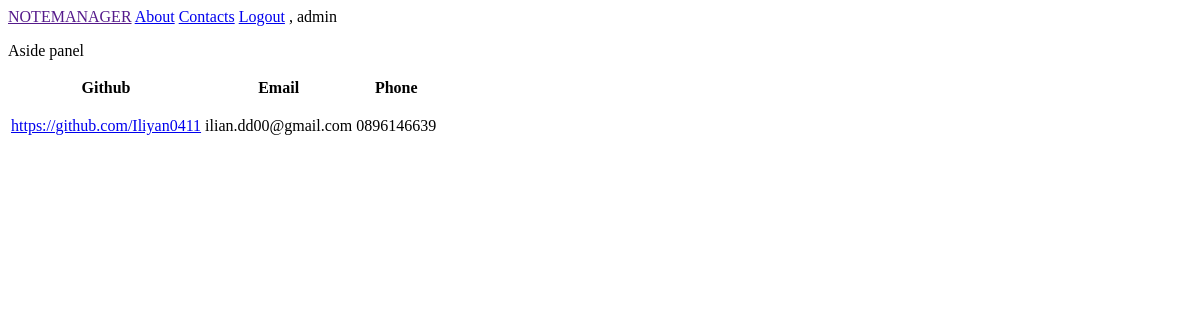
The app's page /home/6/ (signed in), older data.
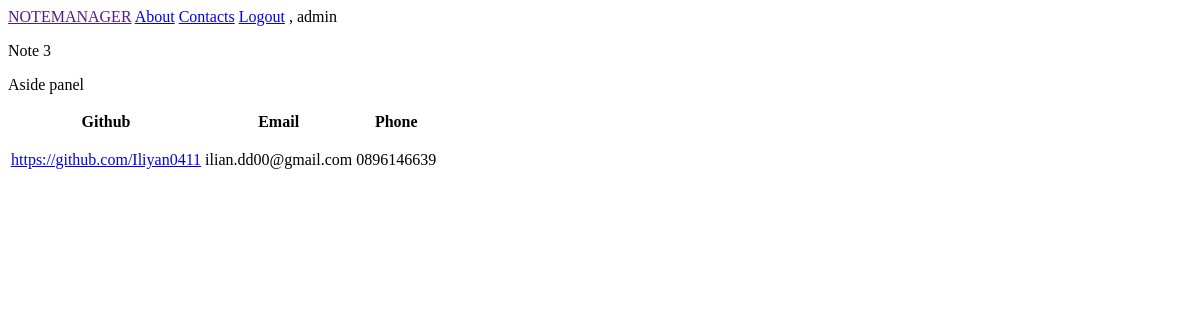
The same page, newer data.
### Notes/models.py (models this page shows, shortened)
class Note(models.Model):
    title = models.CharField(verbose_name="Title", max_length=100, default="Empty title")
    content = models.TextField(verbose_name="Content")
    owner = models.ForeignKey(User, verbose_name="Owner", on_delete=models.CASCADE)

### Notes/views.py (the view)
# urls.py: path('home/<str:uid>/', home, name="home"),
@login_required(login_url='user_login')
def home(request, uid):
    all_notes = Note.objects.filter(owner=uid)
    context = {"username": request.user.username, "all_notes": all_notes}
    return render(request, 'home.html', context)

### templates/home.html (shortened to what this page needs)
{% extends "base.html" %}
{% block content %}
    <div>
        {% for note in all_notes %}
            <p>{{ note.title }}</p>
        {% endfor %}
    </div>
{% endblock %}
{% block aside_panel %}
    <div>
        <p>Aside panel</p>
    </div>
{% endblock %}

Row changes from the older to the newer data that the page shows:
added Note: title "Note 3"
